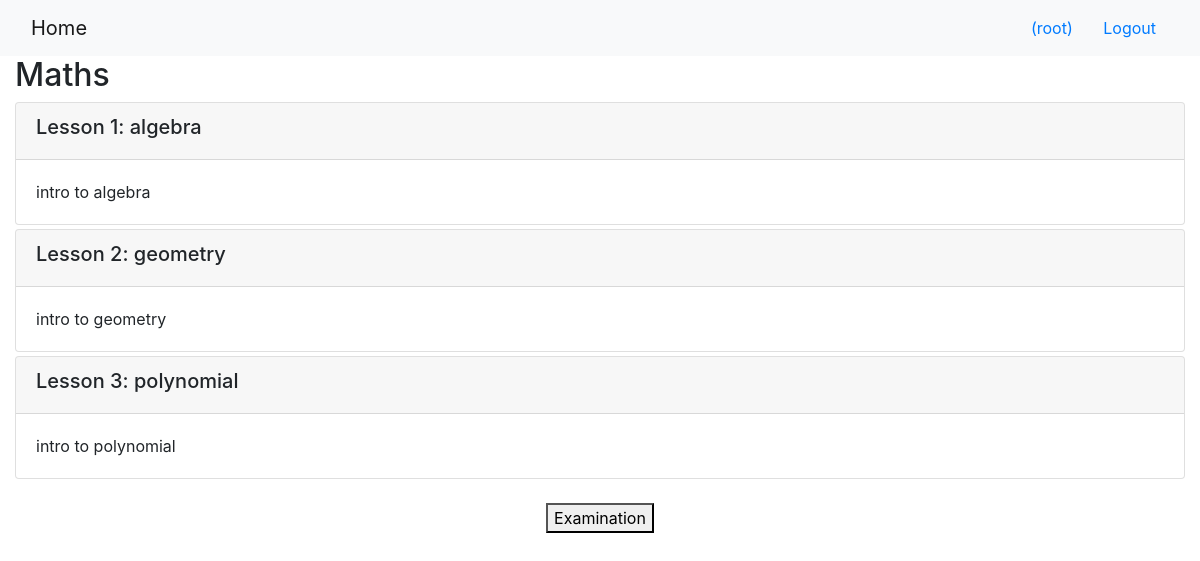
/onlinecourse/1/ (signed in), run on the app's committed database.
### onlinecourse/models.py (models this page shows, shortened)
class Course(models.Model):
    name = models.CharField(null=False, max_length=30, default='online course')
    image = models.ImageField(upload_to='course_images/')
    description = models.CharField(max_length=1000)
    pub_date = models.DateField(null=True)
    instructors = models.ManyToManyField(Instructor)
    users = models.ManyToManyField(settings.AUTH_USER_MODEL, through='Enrollment')
    total_enrollment = models.IntegerField(default=0)
    is_enrolled = False

class Lesson(models.Model):
    title = models.CharField(max_length=200, default="title")
    order = models.IntegerField(default=0)
    course = models.ForeignKey(Course, on_delete=models.CASCADE)
    content = models.TextField()

### onlinecourse/views.py (the view)
# urls.py: path('<int:pk>/', views.CourseDetailView.as_view(), name='course_details'),
class CourseDetailView(generic.DetailView):
    model = Course
    template_name = 'onlinecourse/course_detail_bootstrap.html'

### onlinecourse/templates/onlinecourse/course_detail_bootstrap.html (shortened to what this page needs)
<!DOCTYPE html>
<html lang="en">
<head>
     {% load static %}
    <link rel="stylesheet" href="https://maxcdn.bootstrapcdn.com/bootstrap/4.5.2/css/bootstrap.min.css">
</head>
<body>
    <nav class="navbar navbar-light bg-light">
        <div class="container-fluid">
            <div class="navbar-header">
                  <a class="navbar-brand" href="{% url 'onlinecourse:index' %}">Home</a>
            </div>
            <ul class="nav navbar-nav navbar-right">
                {% if user.is_authenticated %}
                <li>
                    <a class="btn btn-link" href="#">{{ user.first_name }}({{ user.username }})</a>
                    <a class="btn btn-link" href="{% url 'onlinecourse:logout' %}">Logout</a>
                </li>
                {% endif %}
            </ul>
        </div>
    </nav>
    <div class="container-fluid">
        <h2>{{ course.name }}</h2>
        <div class="card-columns-vertical">
            {% for lesson in course.lesson_set.all %}
                 <div class="card mt-1">
                    <div class="card-header"><h5>Lesson {{lesson.order|add:1}}: {{lesson.title}}</h5></div>
                    <div class="card-body">{{lesson.content}}</div>
                </div>
            {% endfor %}
        </div>
        <br>
        <center><button data-toggle="collapse" data-target="#exam">Examination</button></center>
        <br>
    </div>
</body>
</html>

### data on the page
Course: name "Maths"
Lesson: order|add "1", title "algebra", content "intro to algebra"
Lesson: order|add "2", title "geometry", content "intro to geometry"
Lesson: order|add "3", title "polynomial", content "intro to polynomial"

### other printed values
{{ user.username }} "root"
